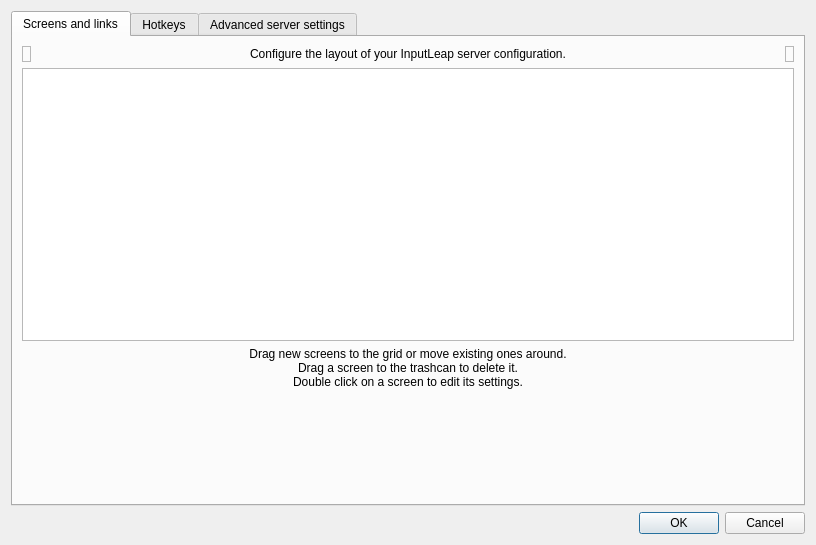
<?xml version="1.0" encoding="UTF-8"?>
<ui version="4.0">
 <class>ServerConfigDialog</class>
 <widget class="QDialog" name="ServerConfigDialog">
  <property name="geometry">
   <rect>
    <x>0</x>
    <y>0</y>
    <width>816</width>
    <height>545</height>
   </rect>
  </property>
  <property name="windowTitle">
   <string>Server Configuration</string>
  </property>
  <layout class="QVBoxLayout">
   <item>
    <widget class="QTabWidget" name="m_pTabWidget">
     <widget class="QWidget" name="m_pTabScreens">
      <attribute name="title">
       <string>Screens and links</string>
      </attribute>
      <layout class="QVBoxLayout">
       <item>
        <layout class="QHBoxLayout">
         <item>
          <widget class="TrashScreenWidget" name="m_pTrashScreenWidget">
           <property name="acceptDrops">
            <bool>true</bool>
           </property>
           <property name="toolTip">
            <string>Drag a screen from the grid to the trashcan to remove it.</string>
           </property>
           <property name="frameShape">
            <enum>QFrame::StyledPanel</enum>
           </property>
           <property name="frameShadow">
            <enum>QFrame::Raised</enum>
           </property>
           <property name="text">
            <string/>
           </property>
           <property name="pixmap">
            <pixmap resource="../res/InputLeap.qrc">:/res/icons/64x64/user-trash.png</pixmap>
           </property>
          </widget>
         </item>
         <item>
          <widget class="QLabel" name="label_2">
           <property name="sizePolicy">
            <sizepolicy hsizetype="Preferred" vsizetype="Preferred">
             <horstretch>1</horstretch>
             <verstretch>0</verstretch>
            </sizepolicy>
           </property>
           <property name="text">
            <string>Configure the layout of your InputLeap server configuration.</string>
           </property>
           <property name="alignment">
            <set>Qt::AlignCenter</set>
           </property>
           <property name="wordWrap">
            <bool>true</bool>
           </property>
          </widget>
         </item>
         <item>
          <widget class="NewScreenWidget" name="m_pLabelNewScreenWidget">
           <property name="toolTip">
            <string>Drag this button to the grid to add a new screen.</string>
           </property>
           <property name="frameShape">
            <enum>QFrame::StyledPanel</enum>
           </property>
           <property name="frameShadow">
            <enum>QFrame::Raised</enum>
           </property>
           <property name="text">
            <string/>
           </property>
           <property name="pixmap">
            <pixmap resource="../res/InputLeap.qrc">:/res/icons/64x64/video-display.png</pixmap>
           </property>
          </widget>
         </item>
        </layout>
       </item>
       <item>
        <widget class="ScreenSetupView" name="m_pScreenSetupView">
         <property name="minimumSize">
          <size>
           <width>0</width>
           <height>273</height>
          </size>
         </property>
         <property name="maximumSize">
          <size>
           <width>16777215</width>
           <height>273</height>
          </size>
         </property>
         <property name="acceptDrops">
          <bool>true</bool>
         </property>
         <property name="autoFillBackground">
          <bool>false</bool>
         </property>
         <property name="frameShape">
          <enum>QFrame::StyledPanel</enum>
         </property>
         <property name="frameShadow">
          <enum>QFrame::Sunken</enum>
         </property>
        </widget>
       </item>
       <item>
        <widget class="QLabel" name="label_3">
         <property name="sizePolicy">
          <sizepolicy hsizetype="Preferred" vsizetype="Preferred">
           <horstretch>1</horstretch>
           <verstretch>0</verstretch>
          </sizepolicy>
         </property>
         <property name="text">
          <string>Drag new screens to the grid or move existing ones around.
Drag a screen to the trashcan to delete it.
Double click on a screen to edit its settings.</string>
         </property>
         <property name="alignment">
          <set>Qt::AlignCenter</set>
         </property>
         <property name="wordWrap">
          <bool>true</bool>
         </property>
        </widget>
       </item>
       <item>
        <spacer>
         <property name="orientation">
          <enum>Qt::Vertical</enum>
         </property>
         <property name="sizeHint" stdset="0">
          <size>
           <width>20</width>
           <height>40</height>
          </size>
         </property>
        </spacer>
       </item>
      </layout>
     </widget>
     <widget class="QWidget" name="m_pTabHotkeys">
      <attribute name="title">
       <string>Hotkeys</string>
      </attribute>
      <layout class="QHBoxLayout">
       <item>
        <widget class="QGroupBox" name="groupBox">
         <property name="title">
          <string>&amp;Hotkeys</string>
         </property>
         <layout class="QGridLayout">
          <item row="0" column="0" rowspan="4">
           <widget class="QListWidget" name="m_pListHotkeys"/>
          </item>
          <item row="0" column="1">
           <widget class="QPushButton" name="m_pButtonNewHotkey">
            <property name="enabled">
             <bool>true</bool>
            </property>
            <property name="text">
             <string>&amp;New</string>
            </property>
           </widget>
          </item>
          <item row="1" column="1">
           <widget class="QPushButton" name="m_pButtonEditHotkey">
            <property name="enabled">
             <bool>false</bool>
            </property>
            <property name="text">
             <string>&amp;Edit</string>
            </property>
           </widget>
          </item>
          <item row="2" column="1">
           <widget class="QPushButton" name="m_pButtonRemoveHotkey">
            <property name="enabled">
             <bool>false</bool>
            </property>
            <property name="text">
             <string>&amp;Remove</string>
            </property>
           </widget>
          </item>
          <item row="3" column="1">
           <spacer>
            <property name="orientation">
             <enum>Qt::Vertical</enum>
            </property>
            <property name="sizeHint" stdset="0">
             <size>
              <width>75</width>
              <height>161</height>
             </size>
            </property>
           </spacer>
          </item>
         </layout>
        </widget>
       </item>
       <item>
        <widget class="QGroupBox" name="groupBox_2">
         <property name="title">
          <string>A&amp;ctions</string>
         </property>
         <layout class="QGridLayout">
          <item row="0" column="0" rowspan="4">
           <widget class="QListWidget" name="m_pListActions"/>
          </item>
          <item row="0" column="1">
           <widget class="QPushButton" name="m_pButtonNewAction">
            <property name="enabled">
             <bool>false</bool>
            </property>
            <property name="text">
             <string>Ne&amp;w</string>
            </property>
           </widget>
          </item>
          <item row="1" column="1">
           <widget class="QPushButton" name="m_pButtonEditAction">
            <property name="enabled">
             <bool>false</bool>
            </property>
            <property name="text">
             <string>E&amp;dit</string>
            </property>
           </widget>
          </item>
          <item row="2" column="1">
           <widget class="QPushButton" name="m_pButtonRemoveAction">
            <property name="enabled">
             <bool>false</bool>
            </property>
            <property name="text">
             <string>Re&amp;move</string>
            </property>
           </widget>
          </item>
          <item row="3" column="1">
           <spacer>
            <property name="orientation">
             <enum>Qt::Vertical</enum>
            </property>
            <property name="sizeHint" stdset="0">
             <size>
              <width>20</width>
              <height>40</height>
             </size>
            </property>
           </spacer>
          </item>
         </layout>
        </widget>
       </item>
      </layout>
     </widget>
     <widget class="QWidget" name="m_pTabAdvanced">
      <attribute name="title">
       <string>Advanced server settings</string>
      </attribute>
      <layout class="QGridLayout">
       <item row="0" column="0">
        <widget class="QGroupBox" name="m_pGroupSwitch">
         <property name="title">
          <string>&amp;Switch</string>
         </property>
         <layout class="QVBoxLayout">
          <item>
           <layout class="QHBoxLayout">
            <item>
             <widget class="QCheckBox" name="m_pCheckBoxSwitchDelay">
              <property name="enabled">
               <bool>true</bool>
              </property>
              <property name="text">
               <string>Switch &amp;after waiting</string>
              </property>
             </widget>
            </item>
            <item>
             <spacer>
              <property name="orientation">
               <enum>Qt::Horizontal</enum>
              </property>
              <property name="sizeHint" stdset="0">
               <size>
                <width>40</width>
                <height>20</height>
               </size>
              </property>
             </spacer>
            </item>
            <item>
             <widget class="QSpinBox" name="m_pSpinBoxSwitchDelay">
              <property name="enabled">
               <bool>false</bool>
              </property>
              <property name="minimum">
               <number>10</number>
              </property>
              <property name="maximum">
               <number>10000</number>
              </property>
              <property name="singleStep">
               <number>10</number>
              </property>
              <property name="value">
               <number>250</number>
              </property>
             </widget>
            </item>
            <item>
             <widget class="QLabel" name="m_pLabel_14">
              <property name="text">
               <string>ms</string>
              </property>
             </widget>
            </item>
           </layout>
          </item>
          <item>
           <layout class="QVBoxLayout">
            <item>
             <layout class="QHBoxLayout">
              <item>
               <widget class="QCheckBox" name="m_pCheckBoxSwitchDoubleTap">
                <property name="enabled">
                 <bool>true</bool>
                </property>
                <property name="text">
                 <string>Switch on double &amp;tap within</string>
                </property>
               </widget>
              </item>
              <item>
               <spacer>
                <property name="orientation">
                 <enum>Qt::Horizontal</enum>
                </property>
                <property name="sizeHint" stdset="0">
                 <size>
                  <width>40</width>
                  <height>20</height>
                 </size>
                </property>
               </spacer>
              </item>
              <item>
               <widget class="QSpinBox" name="m_pSpinBoxSwitchDoubleTap">
                <property name="enabled">
                 <bool>false</bool>
                </property>
                <property name="minimum">
                 <number>10</number>
                </property>
                <property name="maximum">
                 <number>10000</number>
                </property>
                <property name="singleStep">
                 <number>10</number>
                </property>
                <property name="value">
                 <number>250</number>
                </property>
               </widget>
              </item>
              <item>
               <widget class="QLabel" name="m_pLabel_15">
                <property name="text">
                 <string>ms</string>
                </property>
               </widget>
              </item>
             </layout>
            </item>
            <item>
             <widget class="QLabel" name="label_4">
              <property name="text">
               <string>Bump against the screen edge with the mouse pointer twice in quick succession.</string>
              </property>
              <property name="wordWrap">
               <bool>true</bool>
              </property>
             </widget>
            </item>
           </layout>
          </item>
          <item>
           <spacer>
            <property name="orientation">
             <enum>Qt::Vertical</enum>
            </property>
            <property name="sizeHint" stdset="0">
             <size>
              <width>20</width>
              <height>40</height>
             </size>
            </property>
           </spacer>
          </item>
         </layout>
        </widget>
       </item>
       <item row="0" column="1">
        <widget class="QGroupBox" name="m_pGroupOptions">
         <property name="title">
          <string>&amp;Options</string>
         </property>
         <layout class="QGridLayout">
          <item row="7" column="0">
           <widget class="QGroupBox" name="groupBox_3">
            <property name="title">
             <string/>
            </property>
            <layout class="QHBoxLayout" name="horizontalLayout">
             <item>
              <widget class="QLabel" name="m_pLabelSharingSize">
               <property name="text">
                <string>Max Clipboard sharing size</string>
               </property>
              </widget>
             </item>
             <item>
              <widget class="QSpinBox" name="m_pSpinBoxClipboardSizeLimit">
               <property name="sizePolicy">
                <sizepolicy hsizetype="Maximum" vsizetype="Fixed">
                 <horstretch>0</horstretch>
                 <verstretch>0</verstretch>
                </sizepolicy>
               </property>
               <property name="toolTip">
                <string>Clipboard sharing size in bytes</string>
               </property>
               <property name="toolTipDuration">
                <number>-3</number>
               </property>
               <property name="alignment">
                <set>Qt::AlignLeading|Qt::AlignLeft|Qt::AlignVCenter</set>
               </property>
               <property name="minimum">
                <number>1000000</number>
               </property>
               <property name="maximum">
                <number>100000000</number>
               </property>
               <property name="singleStep">
                <number>1000</number>
               </property>
               <property name="value">
                <number>3000000</number>
               </property>
              </widget>
             </item>
            </layout>
           </widget>
          </item>
          <item row="3" column="0">
           <widget class="QCheckBox" name="m_pCheckBoxWin32KeepForeground">
            <property name="enabled">
             <bool>true</bool>
            </property>
            <property name="text">
             <string>Don't take &amp;foreground window on Windows servers</string>
            </property>
           </widget>
          </item>
          <item row="1" column="0">
           <widget class="QCheckBox" name="m_pCheckBoxRelativeMouseMoves">
            <property name="enabled">
             <bool>true</bool>
            </property>
            <property name="text">
             <string>Use &amp;relative mouse moves</string>
            </property>
           </widget>
          </item>
          <item row="2" column="0">
           <widget class="QCheckBox" name="m_pCheckBoxScreenSaverSync">
            <property name="enabled">
             <bool>true</bool>
            </property>
            <property name="text">
             <string>S&amp;ynchronize screen savers</string>
            </property>
           </widget>
          </item>
          <item row="0" column="0">
           <layout class="QHBoxLayout">
            <item>
             <widget class="QCheckBox" name="m_pCheckBoxHeartbeat">
              <property name="enabled">
               <bool>true</bool>
              </property>
              <property name="text">
               <string>&amp;Check clients every</string>
              </property>
             </widget>
            </item>
            <item>
             <spacer>
              <property name="orientation">
               <enum>Qt::Horizontal</enum>
              </property>
              <property name="sizeHint" stdset="0">
               <size>
                <width>40</width>
                <height>20</height>
               </size>
              </property>
             </spacer>
            </item>
            <item>
             <widget class="QSpinBox" name="m_pSpinBoxHeartbeat">
              <property name="enabled">
               <bool>false</bool>
              </property>
              <property name="minimum">
               <number>1000</number>
              </property>
              <property name="maximum">
               <number>30000</number>
              </property>
              <property name="singleStep">
               <number>1000</number>
              </property>
              <property name="value">
               <number>5000</number>
              </property>
             </widget>
            </item>
            <item>
             <widget class="QLabel" name="m_pLabel_16">
              <property name="text">
               <string>ms</string>
              </property>
             </widget>
            </item>
           </layout>
          </item>
          <item row="9" column="0">
           <spacer>
            <property name="orientation">
             <enum>Qt::Vertical</enum>
            </property>
            <property name="sizeHint" stdset="0">
             <size>
              <width>20</width>
              <height>16</height>
             </size>
            </property>
           </spacer>
          </item>
          <item row="5" column="0">
           <widget class="QCheckBox" name="m_pCheckBoxEnableDragAndDrop">
            <property name="text">
             <string>Enable drag and drop file transfers</string>
            </property>
           </widget>
          </item>
          <item row="4" column="0">
           <widget class="QCheckBox" name="m_pCheckBoxIgnoreAutoConfigClient">
            <property name="text">
             <string>Ignore auto config clients</string>
            </property>
           </widget>
          </item>
          <item row="6" column="0">
           <widget class="QCheckBox" name="m_pCheckBoxEnableClipboard">
            <property name="text">
             <string>Enable clipboard sharing</string>
            </property>
            <property name="checked">
             <bool>true</bool>
            </property>
           </widget>
          </item>
         </layout>
        </widget>
       </item>
       <item row="1" column="0" colspan="2">
        <widget class="QGroupBox" name="m_pGroupSwitchCorners">
         <property name="title">
          <string>&amp;Dead corners</string>
         </property>
         <property name="checked">
          <bool>false</bool>
         </property>
         <layout class="QGridLayout">
          <item row="0" column="0" colspan="2">
           <widget class="QCheckBox" name="m_pCheckBoxCornerTopLeft">
            <property name="text">
             <string>To&amp;p-left</string>
            </property>
           </widget>
          </item>
          <item row="0" column="2" colspan="2">
           <widget class="QCheckBox" name="m_pCheckBoxCornerTopRight">
            <property name="text">
             <string>Top-rig&amp;ht</string>
            </property>
           </widget>
          </item>
          <item row="1" column="0" colspan="2">
           <widget class="QCheckBox" name="m_pCheckBoxCornerBottomLeft">
            <property name="text">
             <string>&amp;Bottom-left</string>
            </property>
           </widget>
          </item>
          <item row="1" column="2" colspan="2">
           <widget class="QCheckBox" name="m_pCheckBoxCornerBottomRight">
            <property name="text">
             <string>Bottom-ri&amp;ght</string>
            </property>
           </widget>
          </item>
          <item row="2" column="0">
           <spacer>
            <property name="orientation">
             <enum>Qt::Horizontal</enum>
            </property>
            <property name="sizeHint" stdset="0">
             <size>
              <width>40</width>
              <height>20</height>
             </size>
            </property>
           </spacer>
          </item>
          <item row="2" column="1" colspan="2">
           <layout class="QHBoxLayout">
            <item>
             <widget class="QLabel" name="label">
              <property name="text">
               <string>Cor&amp;ner Size:</string>
              </property>
              <property name="buddy">
               <cstring>m_pSpinBoxSwitchCornerSize</cstring>
              </property>
             </widget>
            </item>
            <item>
             <widget class="QSpinBox" name="m_pSpinBoxSwitchCornerSize">
              <property name="maximum">
               <number>9999</number>
              </property>
             </widget>
            </item>
           </layout>
          </item>
          <item row="2" column="3">
           <spacer>
            <property name="orientation">
             <enum>Qt::Horizontal</enum>
            </property>
            <property name="sizeHint" stdset="0">
             <size>
              <width>40</width>
              <height>20</height>
             </size>
            </property>
           </spacer>
          </item>
         </layout>
        </widget>
       </item>
       <item row="2" column="0">
        <spacer>
         <property name="orientation">
          <enum>Qt::Vertical</enum>
         </property>
         <property name="sizeHint" stdset="0">
          <size>
           <width>20</width>
           <height>40</height>
          </size>
         </property>
        </spacer>
       </item>
      </layout>
     </widget>
    </widget>
   </item>
   <item>
    <widget class="QDialogButtonBox" name="m_pButtonBox">
     <property name="orientation">
      <enum>Qt::Horizontal</enum>
     </property>
     <property name="standardButtons">
      <set>QDialogButtonBox::Cancel|QDialogButtonBox::Ok</set>
     </property>
    </widget>
   </item>
  </layout>
 </widget>
 <customwidgets>
  <customwidget>
   <class>ScreenSetupView</class>
   <extends>QTableView</extends>
   <header>ScreenSetupView.h</header>
   <container>1</container>
  </customwidget>
  <customwidget>
   <class>NewScreenWidget</class>
   <extends>QLabel</extends>
   <header>NewScreenWidget.h</header>
  </customwidget>
  <customwidget>
   <class>TrashScreenWidget</class>
   <extends>QLabel</extends>
   <header>TrashScreenWidget.h</header>
  </customwidget>
 </customwidgets>
 <resources>
  <include location="../res/InputLeap.qrc"/>
 </resources>
 <connections>
  <connection>
   <sender>m_pButtonBox</sender>
   <signal>accepted()</signal>
   <receiver>ServerConfigDialog</receiver>
   <slot>accept()</slot>
   <hints>
    <hint type="sourcelabel">
     <x>572</x>
     <y>424</y>
    </hint>
    <hint type="destinationlabel">
     <x>377</x>
     <y>-8</y>
    </hint>
   </hints>
  </connection>
  <connection>
   <sender>m_pButtonBox</sender>
   <signal>rejected()</signal>
   <receiver>ServerConfigDialog</receiver>
   <slot>reject()</slot>
   <hints>
    <hint type="sourcelabel">
     <x>641</x>
     <y>424</y>
    </hint>
    <hint type="destinationlabel">
     <x>595</x>
     <y>1</y>
    </hint>
   </hints>
  </connection>
  <connection>
   <sender>m_pCheckBoxSwitchDelay</sender>
   <signal>toggled(bool)</signal>
   <receiver>m_pSpinBoxSwitchDelay</receiver>
   <slot>setEnabled(bool)</slot>
   <hints>
    <hint type="sourcelabel">
     <x>110</x>
     <y>63</y>
    </hint>
    <hint type="destinationlabel">
     <x>110</x>
     <y>63</y>
    </hint>
   </hints>
  </connection>
  <connection>
   <sender>m_pCheckBoxSwitchDoubleTap</sender>
   <signal>toggled(bool)</signal>
   <receiver>m_pSpinBoxSwitchDoubleTap</receiver>
   <slot>setEnabled(bool)</slot>
   <hints>
    <hint type="sourcelabel">
     <x>110</x>
     <y>63</y>
    </hint>
    <hint type="destinationlabel">
     <x>110</x>
     <y>63</y>
    </hint>
   </hints>
  </connection>
  <connection>
   <sender>m_pCheckBoxHeartbeat</sender>
   <signal>toggled(bool)</signal>
   <receiver>m_pSpinBoxHeartbeat</receiver>
   <slot>setEnabled(bool)</slot>
   <hints>
    <hint type="sourcelabel">
     <x>110</x>
     <y>63</y>
    </hint>
    <hint type="destinationlabel">
     <x>110</x>
     <y>63</y>
    </hint>
   </hints>
  </connection>
  <connection>
   <sender>m_pListHotkeys</sender>
   <signal>itemDoubleClicked(QListWidgetItem*)</signal>
   <receiver>m_pButtonEditHotkey</receiver>
   <slot>click()</slot>
   <hints>
    <hint type="sourcelabel">
     <x>197</x>
     <y>115</y>
    </hint>
    <hint type="destinationlabel">
     <x>304</x>
     <y>115</y>
    </hint>
   </hints>
  </connection>
  <connection>
   <sender>m_pListActions</sender>
   <signal>itemDoubleClicked(QListWidgetItem*)</signal>
   <receiver>m_pButtonEditAction</receiver>
   <slot>click()</slot>
   <hints>
    <hint type="sourcelabel">
     <x>505</x>
     <y>120</y>
    </hint>
    <hint type="destinationlabel">
     <x>677</x>
     <y>118</y>
    </hint>
   </hints>
  </connection>
 </connections>
</ui>
